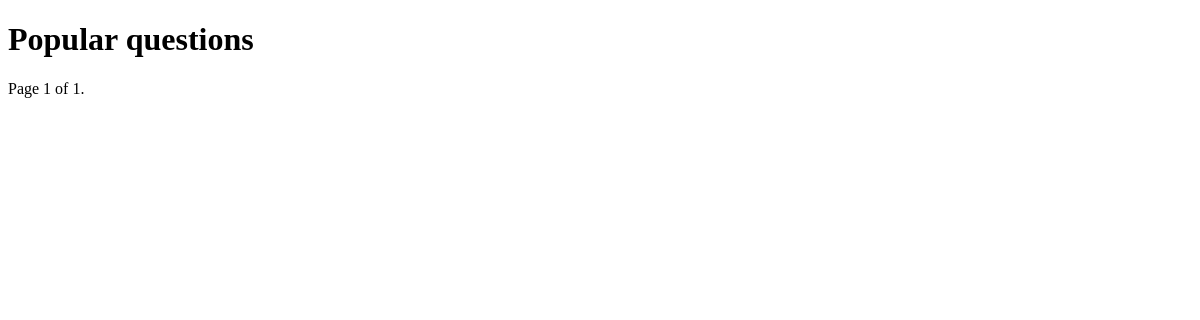
The app's page /popular/, older data.
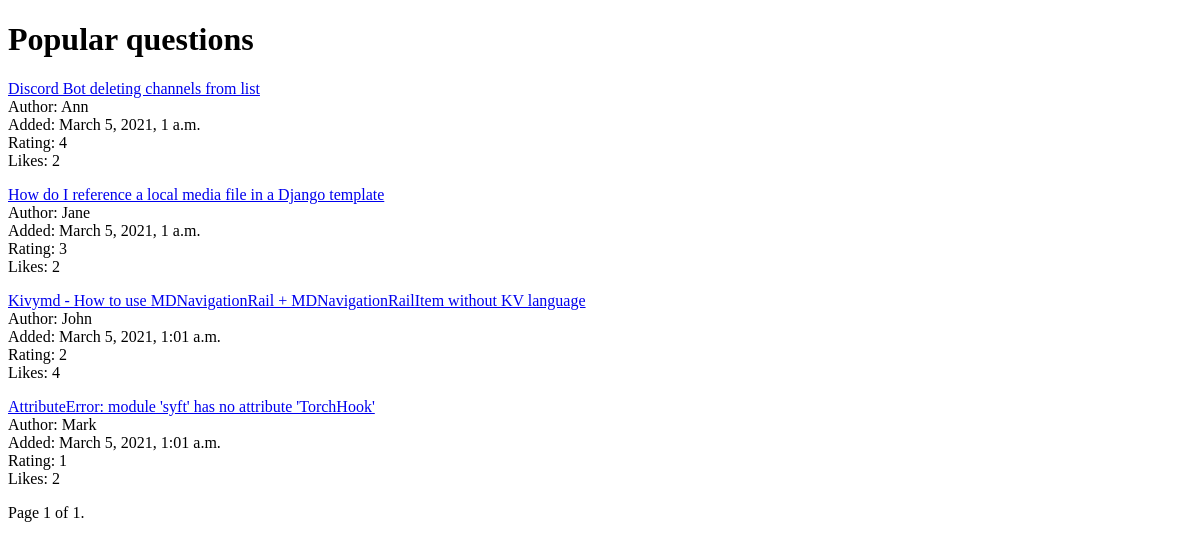
The same page, newer data.
### qa/models.py (models this page shows)
class Question(models.Model):
    objects = QuestionManager()
    title = models.CharField(default='', max_length=255)
    text = models.TextField(default='')
    added_at = models.DateTimeField(null=True, auto_now_add=True)
    rating = models.IntegerField(default=0)
    author = models.ForeignKey(User, null=True, on_delete=models.SET_NULL)
    likes = models.ManyToManyField(User, null=True, related_name='question_like_user')
    def __str__(self):
        return self.title
    def get_url(self):
        return reverse("question-id", kwargs={'pk': self.id})

### qa/views.py (the view)
# urls.py: path('popular/', popular),
def popular(request, *args, **kwargs):
    try:
        questions = Question.objects.popular()
    except Question.DoesNotExist:
        raise Http404
    page_obj = paginate(request, questions)
    return render(request, 'list.html', {
        'title': 'Popular questions',
        'page_obj': page_obj,
    })

### qa/models.py (called while the page is built)
    def popular(self):
        return self.order_by('-rating')

### qa/views.py (called while the page is built)
def paginate(request, objects):
    try:
        limit = int(request.GET.get('limit', 10))
    except ValueError:
        limit = 10
    if limit > 10:
        limit = 10
    try:
        page_number = int(request.GET.get('page', 1))
    except ValueError:
        raise Http404
    paginator = Paginator(objects, limit)
    try:
        page = paginator.page(page_number)
    except EmptyPage:
        page = paginator.page(paginator.num_pages)
    return page

### qa/templates/list.html (shortened to what this page needs)
<!DOCTYPE html>
<html lang="en">
<head>
</head>
<body>
    <h1>{{ title }}</h1>
    {% for question in page_obj %}
        <p><a href="{{ question.get_url }}">{{ question }}</a><br>
            Author: {{ question.author }}<br>
            Added: {{ question.added_at }}<br>
            Rating: {{ question.rating }}<br>
            Likes: {{ question.likes.count }}
        </p>
    {% endfor %}
<div class="pagination">
    <span class="step-links">
        <span class="current">
            Page {{ page_obj.number }} of {{ page_obj.paginator.num_pages }}.
        </span>
    </span>
</div>
</body>
</html>

Row changes from the older to the newer data that the page shows:
added Question: title "Discord Bot deleting channels from list", author "Ann", added_at "March 5, 2021, 1 a.m.", rating "4", likes.count "2"
added Question: title "How do I reference a local media file in a Django template", author "Jane", added_at "March 5, 2021, 1 a.m.", rating "3", likes.count "2"
added Question: title "Kivymd - How to use MDNavigationRail + MDNavigationRailItem without KV language", author "John", added_at "March 5, 2021, 1:01 a.m.", rating "2", likes.count "4"
added Question: title "AttributeError: module 'syft' has no attribute 'TorchHook'", author "Mark", added_at "March 5, 2021, 1:01 a.m.", rating "1", likes.count "2"
